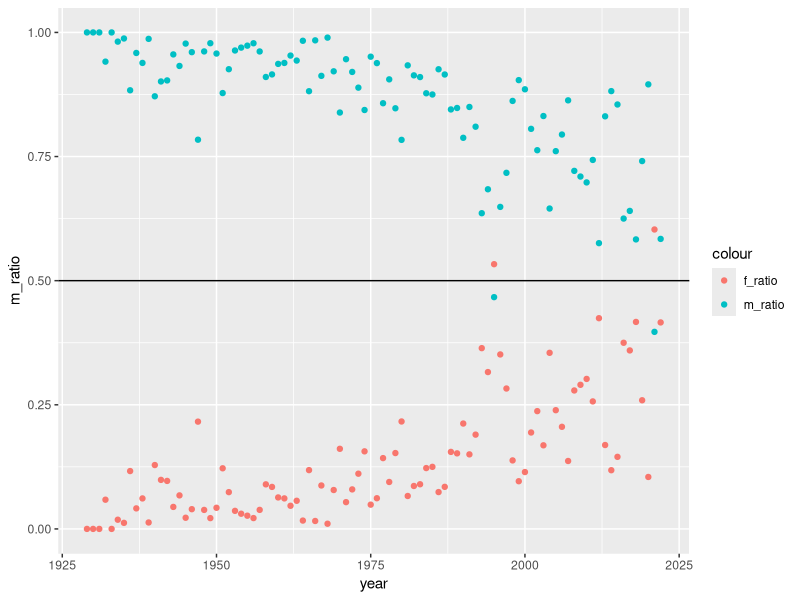
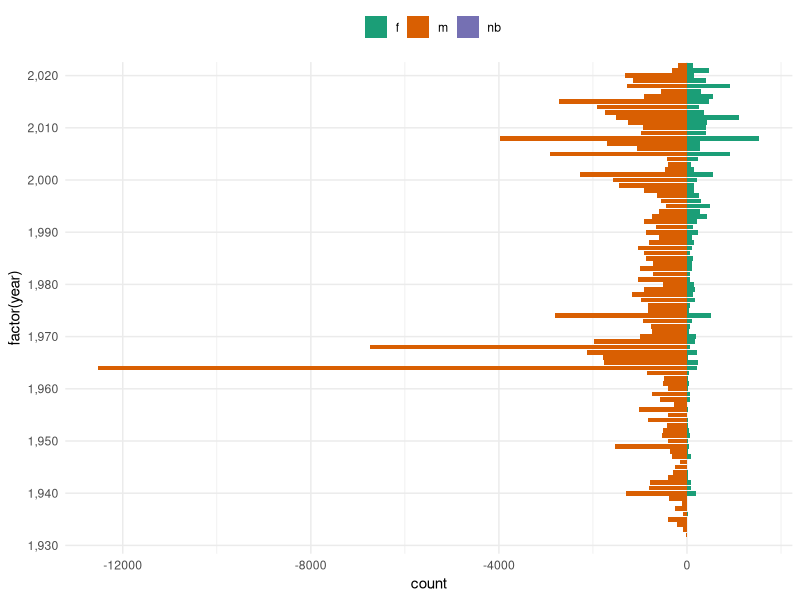

These figures' R source, in order:
library(tidyverse)

df = read_csv("met_data_shaped.csv")

df %>%
  mutate(
    year = DateAcquired_yr,
    nb = replace_na(`non-binary`, 0),
    f = female, 
    fnb = female + nb,
    m = male,
    ratio = fnb / m,
         f_ratio = fnb / (fnb + m), 
         m_ratio = m / (fnb + m)
         ) -> df

df %>%
  ggplot() +
  geom_point(aes(year, m_ratio, color = 'm_ratio')) +
  geom_point(aes(year, f_ratio, color = 'f_ratio')) +
  geom_hline(aes(yintercept = 0.5))


year_range <- range(df$year)
year_range_seq <- pretty(year_range, n = 10)

df %>%
  select(year, f, m, nb) %>%
  mutate(
  m = -1*m  
  ) %>%
  pivot_longer(
    cols = !year, 
    names_to = "gender", 
    values_to = "count") %>%
  ggplot(
       aes(x = count,
           y = factor(year),
           fill = gender)) +
  geom_col() +
  scale_y_discrete(breaks  = year_range_seq,
                     labels = scales::comma(abs(year_range_seq))) +
  scale_fill_brewer(palette = "Dark2",
                    guide = guide_legend(
                      title = ""
                    )) +
  theme_minimal() +
  theme(legend.position = "top")
  